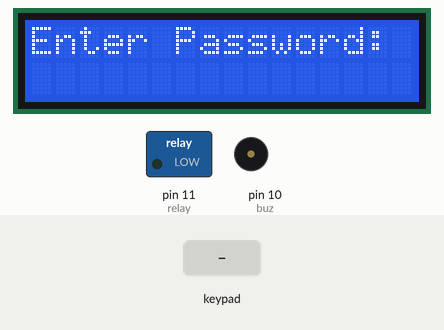
The sketch below on a simulated Arduino Uno, built with avr-gcc and run on an emulated ATmega328P. Shown: 16×2 character LCD, switched loads named in the sketch (green lamp = pin HIGH), buzzer (waves = sounding, pin HIGH). The inputs (shaded band) are chosen by the test bench.

Above: at 1.2 s.
1.3 s: key 'X' pressed
At 2.1 s:
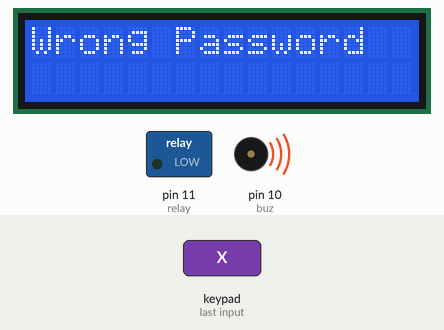
2.8 s: key 'A' pressed
At 3.7 s:
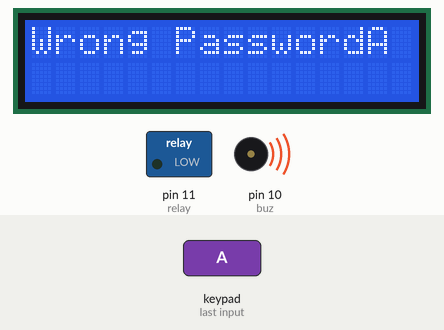
4.3 s: key 'B' pressed
At 4.8 s:
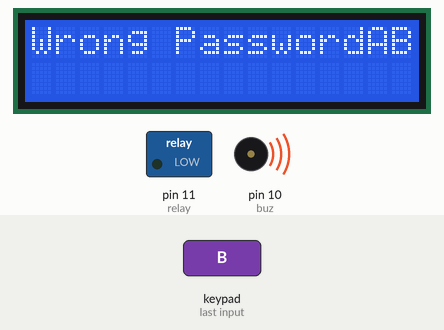
5.8 s: key 'Y' pressed
At 6.6 s:
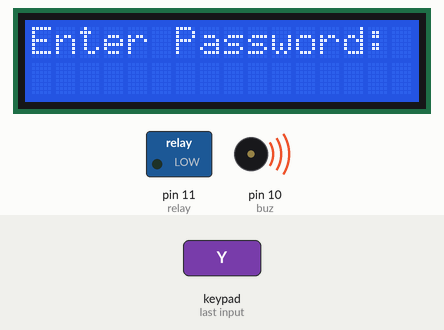
7.3 s: keypad keys 1 2 3 4 A pressed 0.4 s apart
At 9.8 s:
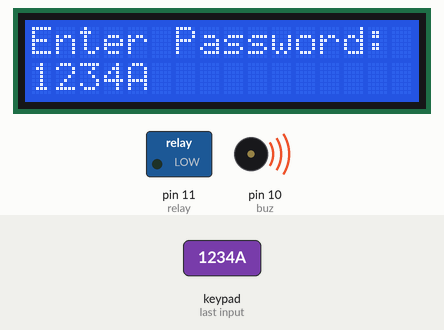
10.8 s: keypad keys 9 8 7 6 A pressed 0.4 s apart
At 13.6 s:
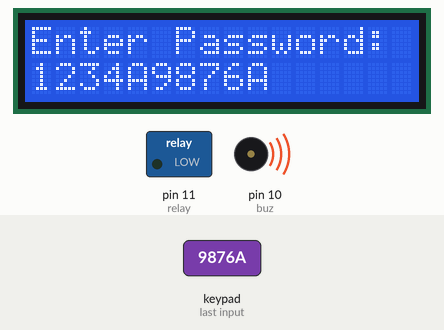
Timing chart, 0 to 15.1 s (numbered marks = the images above; inputs shaded):
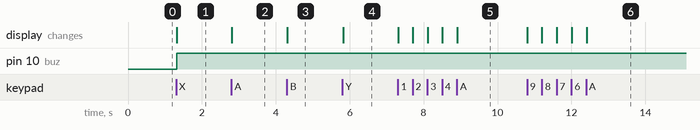

The sketch:

Keypad.ino
```cpp
#include <Wire.h>
#include <LiquidCrystal_I2C.h>
#include <Keypad.h>

// Initialize the LCD with the I2C address 0x3F and size 16x2
LiquidCrystal_I2C lcd(0x3F, 16, 2);

// Define the rows and columns for the keypad
const byte ROWS = 4;
const byte COLS = 4;

// Define the key map for the keypad
char keys[ROWS][COLS] = {
  {'1','2','3','A'},
  {'4','5','6','B'},
  {'7','8','9','C'},
  {'0','Z','X','Y'}
};

// Connect the keypad rows and columns to the Arduino pins
byte rowPins[ROWS] = {9, 8, 7, 6};
byte colPins[COLS] = {5, 4, 3, 2};

// Initialize the keypad
Keypad keypad = Keypad(makeKeymap(keys), rowPins, colPins, ROWS, COLS);

String default_password = "1234";  // Default password
String Entered_pass = "";  // Store the entered password
String Modify_access = "";
String new_password = "";

bool isModifying = false;  // Flag to indicate if we are modifying the password

//to work relay and buzzer
const int relay=11;
const int buz=10;

void setup() {
  // Initialize the LCD
  lcd.begin();

  // Turn on the backlight
  lcd.backlight();

  // Print a welcome message
  lcd.setCursor(0, 0);
  lcd.print("Enter Password:");
  lcd.setCursor(0, 1);

  pinMode(relay,OUTPUT);
  pinMode(buz,OUTPUT);
}

void loop() {
  // Read the key pressed
  char key = keypad.getKey();

  // If a key is pressed, handle it
  if (key) {
    if (key == 'Y') { // Clear key
      // Clear the display
      lcd.clear();
      // Print the welcome message again
      lcd.setCursor(0, 0);
      lcd.print("Enter Password:");
      lcd.setCursor(0, 1);
      Entered_pass = "";  // Clear the entered password
    }
    else if (key == 'X') { // Enter key

      if (isModifying) {
        // Set the new password
        default_password = Entered_pass;
        lcd.clear();
        lcd.setCursor(0, 0);
        lcd.print("Password Changed");
        delay(2000);
        lcd.clear();
        lcd.setCursor(0, 0);
        lcd.print("Enter Password:");
        lcd.setCursor(0, 1);
        isModifying = false;
        Modify_access = "";
      }
      else if (Entered_pass == default_password) {
        lcd.clear();
        lcd.setCursor(0, 0);
        lcd.print("Password Matched");
        Modify_access = "Granted";
        digitalWrite(relay,HIGH);
        digitalWrite(buz,LOW);
      }
      else {
        lcd.clear();
        lcd.setCursor(0, 0);
        lcd.print("Wrong Password");
        Modify_access = "Not Granted";
        digitalWrite(buz,HIGH);
        digitalWrite(relay,LOW);
      }
      Entered_pass = "";  // Clear the entered password
    }
    else if (Modify_access == "Granted" && key == 'Z') { // Modify password key
      isModifying = true;
      lcd.clear();
      lcd.setCursor(0, 0);
      lcd.print("New Password:");
      lcd.setCursor(0, 1);
      Entered_pass = "";  // Clear the entered password to store the new one
    }
    else {
      // Display the pressed key
      lcd.print(key);
      Entered_pass += key;
    }
  }
}
```

Measured:
- after the input at 1.3 s, pin 10 (buz): LOW → HIGH at once; the display: changes at once (image 1)
- after the input at 2.8 s, the display: changes at once (image 2)
- after the input at 4.3 s, the display: changes at once (image 3)
- after the input at 5.8 s, the display: changes at once (image 4)
- after the input at 7.3 s, the display: first changes at once (image 5 shows a later state)
- after the input at 10.8 s, the display: first changes at once (image 6 shows a later state)
